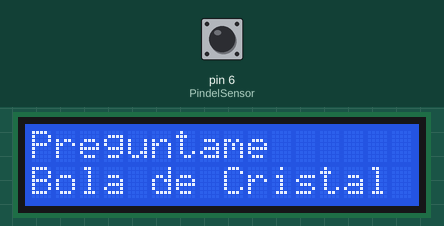
This sketch was run on a simulated Arduino Uno, built with avr-gcc and run on an emulated ATmega328P. On the bench: 16×2 character LCD. The inputs (shaded band) are chosen by the test bench; at power-on: pin 6 (PindelSensor) LOW. Random numbers use the default seed unless the sketch sets one.

Above: at 1.2 s.
1.3 s: pin 6 (PindelSensor) pulsed HIGH 5 times (0.12 s each, 0.3 s apart)
At 2.2 s:
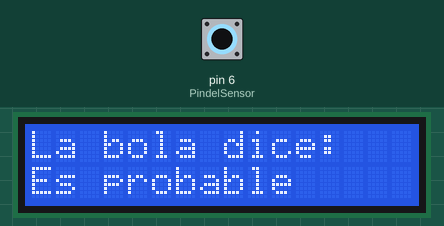
At 3.3 s:
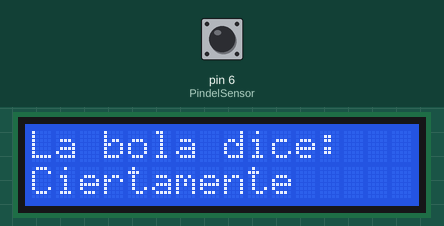
4.3 s: pin 6 (PindelSensor) pulsed HIGH 2 times (0.12 s each, 0.3 s apart)
At 4.9 s:
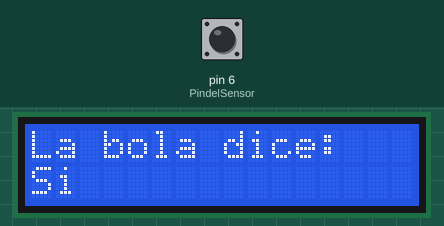
Timing chart, 0 to 7.3 s (numbered marks = the images above; inputs shaded):
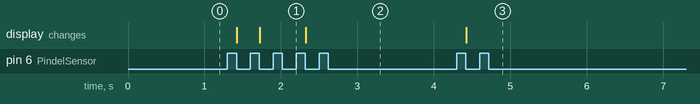

The sketch:

bola_de_crystal_con_pantalla_lcd1.ino
```cpp
#include <LiquidCrystal.h>
LiquidCrystal lcd(12,11,5,4,3,2);
const int PindelSensor = 6;
int EstadodelSensor = 0;
int EstadoPreviodelSensor = 0;
int Contestar;

void setup() {
  lcd.begin(16,2);
  pinMode(PindelSensor,INPUT);
  lcd.print("Preguntame");
  lcd.setCursor(0,1);
  lcd.print("Bola de Cristal");
}

void loop(){
  EstadodelSensor = digitalRead(PindelSensor);
  if(EstadodelSensor != EstadoPreviodelSensor) {
    if (EstadodelSensor == LOW){
      Contestar = random(8);
      lcd.clear();
      lcd.setCursor(0,0);
      lcd.print("La bola dice:");
      lcd.setCursor(0,1);

      switch(Contestar){
        case 0:
        lcd.print("Si");
        break;
        case 1:
        lcd.print("Es probable");
        break;
        case 2:
        lcd.print("Ciertamente");
        break;
        case 3:
        lcd.print("Buenas perspectivas");
        break;
        case 4:
        lcd.print("No es seguro");
        break;
        case 5:
        lcd.print("Pregunta de nuevo");
        break;
        case 6:
        lcd.print("Ni idea");
        break;
        case 7:
        lcd.print("No");
        break;
      }
    }
  }
  EstadoPreviodelSensor = EstadodelSensor;
}
```

Measured:
- after the input at 1.3 s, the display: first changes after 0.12 s (image 1 shows a later state)
- after the input at 4.3 s, the display: changes after 0.12 s (image 3)
